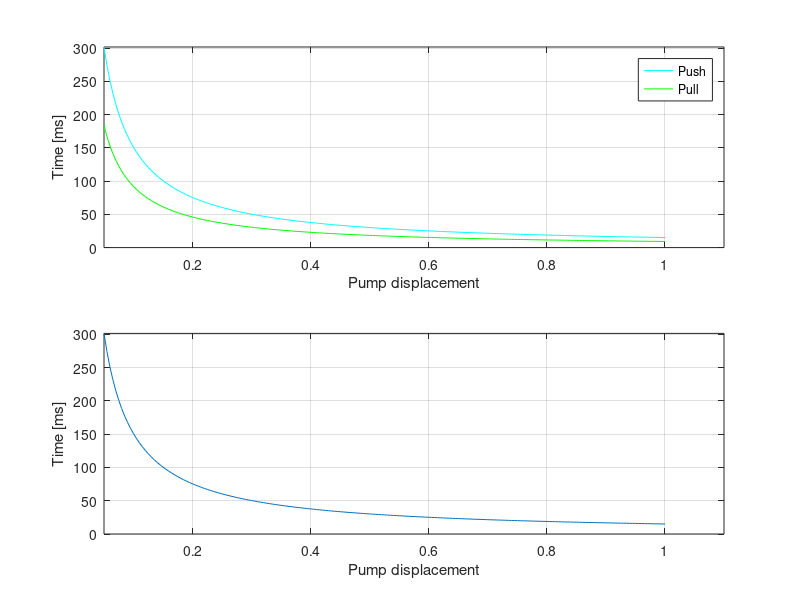

MATLAB code for this plot:
close all
clear all

r_rod=0.0025;
r_piston=0.004;

l_clutch=20/1000;

l_gear=30/1000;

p_min=10;
p_max=400;

p=(p_min:p_max);


pump_vol_min=0.05;
pump_vol_max=1;

pump_min_rpm=1000;
pump_max_rpm=3000;

pump_vol=pump_vol_min:0.005:pump_vol_max;


for index=1:length(pump_vol)
   t_gear_push(index)=(l_gear/2*r_piston^2*pi)/(pump_max_rpm*pump_vol(index)*10^-6/(60*1000));
   t_gear_pull(index)=(l_gear/2*(r_piston^2*pi-r_rod^2*pi))/(pump_max_rpm*pump_vol(index)*10^-6/(60*1000));
   t_clutch(index)=(l_gear/2*r_piston^2*pi)/(pump_max_rpm*pump_vol(index)*10^-6/(60*1000));
end




subplot(2,1,1)
plot(pump_vol,t_gear_push,'c',pump_vol,t_gear_pull,'g')
axis([pump_vol_min pump_vol_max*1.1 0 max([max(t_gear_push) max(t_gear_pull)])])
ylabel('Time [ms]')
xlabel('Pump displacement')
grid on;
legend('Push','Pull');

subplot(2,1,2)
plot(pump_vol,t_clutch)
ylabel('Time [ms]')
xlabel('Pump displacement')
axis([pump_vol_min pump_vol_max*1.1 0 max(t_clutch)])
grid on